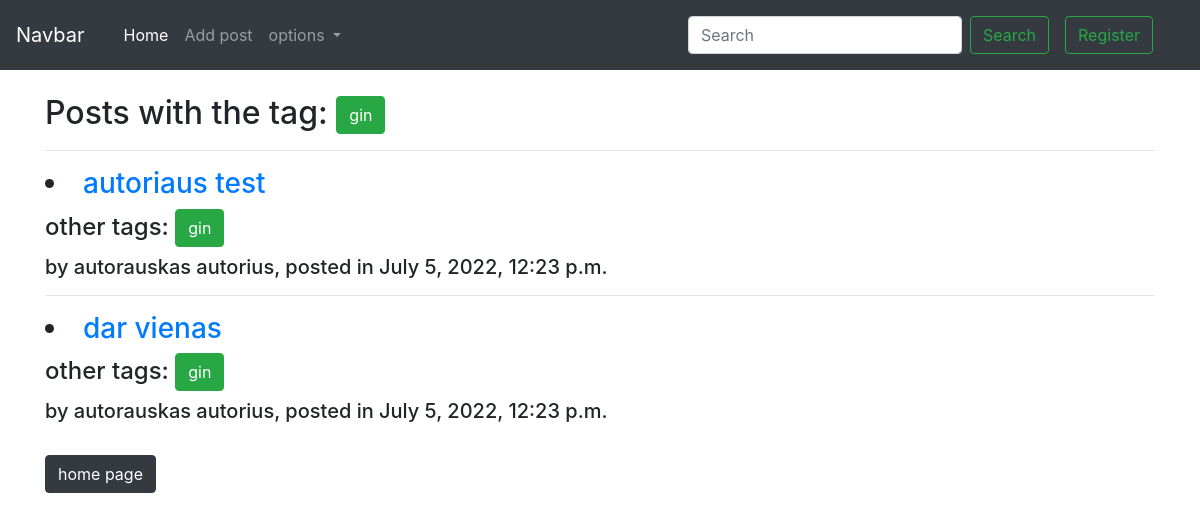
/tags/4, run on an earlier commit of the app's database.
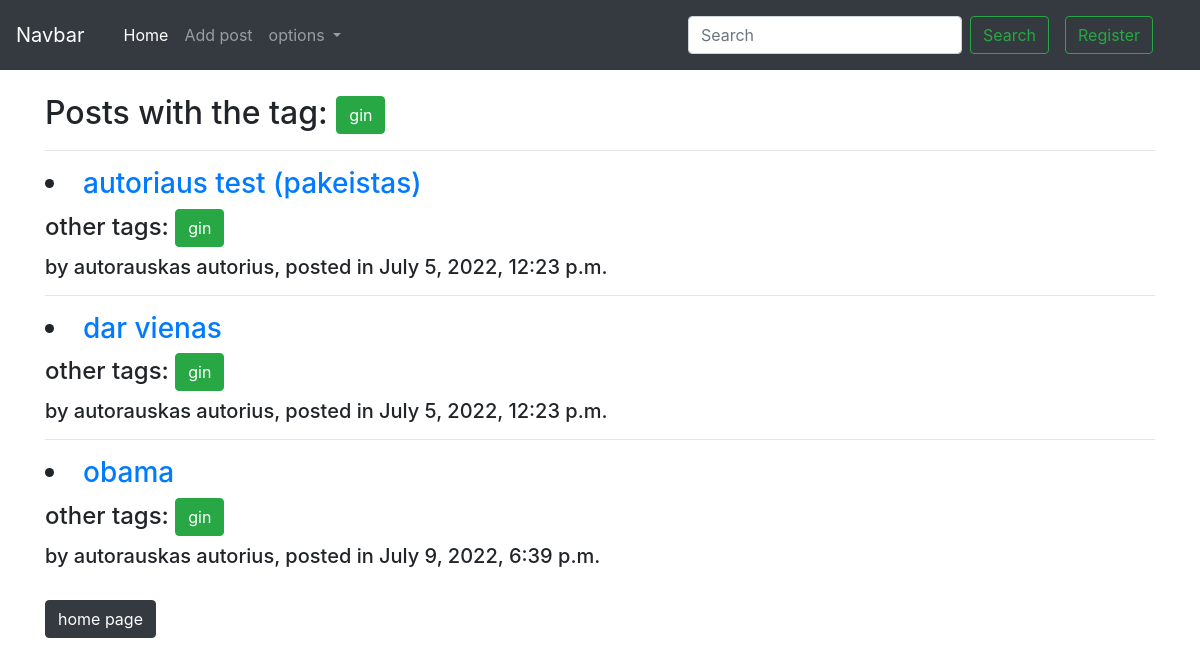
And on a later commit of the database.
### CCiongo/models.py (models this page shows, shortened)
class Puslapis(models.Model):
    title = models.CharField(max_length=200)
    author = models.ForeignKey('Author', on_delete=models.SET_NULL, null=True)
    tag = models.ManyToManyField(Tagg, related_name='posts')
    content = models.TextField()
    date_created = models.DateTimeField(auto_now_add=True ,null =True)

class Tagg(models.Model):
    name = models.CharField('tagg', max_length=100)

class Author(models.Model):
    first_name = models.CharField('Vardas', max_length=100)
    last_name = models.CharField('Pavardė', max_length=100)
    description = HTMLField()
    def __str__(self):
        return f'{self.last_name} {self.first_name}'
    class Meta:
        verbose_name = 'Author'
        verbose_name_plural = 'Authors'

### CCiongo/views.py (the view)
# urls.py: path('tags/<int:pk>', TagView.as_view(), name = "tagg"),
class TagView(DetailView):
    model = Tagg
    template_name = 'taggs.html'

### CCiongo/templates/taggs.html
{% extends 'base.html' %}
{% block content %}
<br>
<h2>Posts with the tag:  <small class="btn btn-success">{{ object.name }}</small></h2>
{% for post in object.posts.all %}
<hr>
<h3><li><a href="{% url 'blog' post.pk %}">{{ post.title }}</a></h3><h4>other tags: <small class="btn btn-success">{{ object.name }}</small>
</h4><h5>by {{ post.author }}, posted in {{ post.date_created }}</h5></li>
{% endfor %}
<div><br><a href="{% url 'home' %}" class="btn btn-dark">home page</a></div>
{% endblock %}

What changed in the data, as far as the page shows it:
changed Puslapis: title "autoriaus test" → "autoriaus test (pakeistas)"
added Puslapis: title "obama", {{ object.name }} "gin", author "autorauskas autorius", date_created "July 9, 2022, 6:39 p.m."
